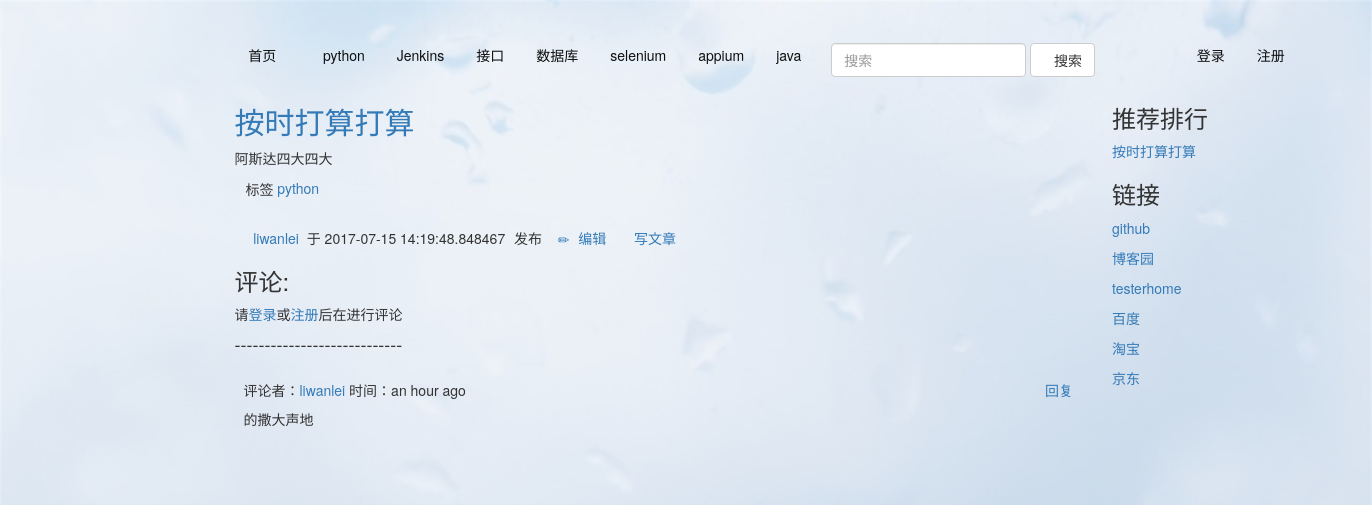
/post/1, run on the app's committed database.
### app/models.py (models this page shows, shortened)
class Classifa(db.Model):
    __tablename__='fenlei'
    id=db.Column(db.Integer(),primary_key=True)
    name=db.Column(db.String(64))

class Post(db.Model):
    __tablename__='posts'
    id=db.Column(db.Integer(),primary_key=True,autoincrement=True)
    title=db.Column(db.String(255),unique=False)
    text=db.Column(db.Text())
    publish_date=db.Column(db.DateTime(),default=datetime.datetime.now())
    user_id=db.Column(db.Integer(),db.ForeignKey('users.id'))
    is_recomment=db.Column(db.Boolean(),default=False)
    comments = db.relationship(
        'Comment',
        backref='posts',
        lazy='dynamic')
    tag = db.relationship(
        'Tag',
        secondary=posts_tags,
        backref=db.backref('posts', lazy='dynamic')
    )
    classname=db.relationship('Classifa',
    	secondary=post_class,
    	backref=db.backref('posts'))

class Tag(db.Model):
    __tablename__ = 'tags'
    id = db.Column(db.Integer(), primary_key=True)
    name=db.Column(db.String(255))
    def __repr__(self):
        return self.name

class User(db.Model):
    __tablename__='users'
    id=db.Column(db.Integer(),primary_key=True,autoincrement=True)
    username=db.Column(db.String(64),unique=True,index=True)
    name=db.Column(db.String(64),default=username,nullable=True)
    password=db.Column(db.String(64),unique=True)
    user_regest_date = db.Column(db.DateTime(), default=datetime.datetime.now())
    user_email=db.Column(db.String(64),nullable=True)
    user_qq=db.Column(db.Integer(),nullable=True,unique=True)
    last_time_login=db.Column(db.DateTime(),default=datetime.datetime.now())
    user_image=db.Column(db.String(252),nullable=True)
    user_token=db.Column(db.String(580),nullable=True)
    posts = db.relationship(
        'Post',
        backref='users',
        lazy='dynamic')
    followed = db.relationship('User',
                               secondary=followers,
                               primaryjoin=(followers.c.follower_id == id),
                               secondaryjoin=(followers.c.followed_id == id),
                               backref=db.backref('followers', lazy='dynamic'),
                               lazy='dynamic')
    comment = db.relationship(
        'Comment',
        backref='users',
        lazy='dynamic')
    def __repr__(self):
        return  self.username

class Comment(db.Model):
    __tablename__='comments'
    id = db.Column(db.Integer(), primary_key=True)
    text = db.Column(db.Text())
    date = db.Column(db.DateTime(),default=datetime.datetime.now())
    post_id =db.Column(db.Integer(), db.ForeignKey('posts.id'))
    user_id=db.Column(db.Integer(),db.ForeignKey('users.id'))
    pid=db.Column(db.Integer(),db.ForeignKey('comments.id'))
    pid_username=db.Column(db.String(),nullable=True)

class Link(db.Model):
    __tablename__='links'
    id = db.Column(db.Integer(), primary_key=True)
    name = db.Column(db.String(255))
    url = db.Column(db.String(255))

### app/views.py (the view, shortened to what this page needs)
@app.route('/post/<string:post_id>',methods=['GET','POST'])
def post(post_id):
  fenleis=db.session.query(Classifa).all()
  post=Post.query.filter_by(id=post_id).first()
  user=User.query.filter_by(id=Post.user_id).first()
  link,tuijian_post,fenlei=get_tui_link()
  comment=Comment.query.filter_by(post_id=post.id).all()
  form=CommentFrom()
  return render_template('post.html',post=post,user=user,fenleis=fenleis,
    form=form,link=link,comments=reversed(comment),tuijian_post=tuijian_post)

### app/form_app.py
class CommentFrom(Form):
	text=TextAreaField(u'评论',validators=[validators.length(min=1,message=u'请输入评论内容'),validators.DataRequired()],render_kw={'placeholder':u'请输入评论内容'})

### app/views.py (called while the page is built)
def get_tui_link():
  link=db.session.query(Link).all()
  fenlei=db.session.query(Classifa).all()
  tuijian_post=Post.query.filter_by(is_recomment=True).all()
  return link,tuijian_post,fenlei

### app/templates/post.html (shortened to what this page needs)
{%extends 'base.html'%}
 {%block nav%}
 {%for nav in fenleis%}
 <li >
<a href="{{url_for ('fenlei',fenlei_name=nav.name)}}" style="color: #0f0f0f">{{nav.name}}</a>
        </li>
{%endfor%}
{%endblock%}
{% block body%}
<h2><a href=""> {{post.title}}</a></h2>
<p>{{post.text|safe}}</p>
    <span class="glyphicon glyphicon-tag">标签</span> {%for tag in post.tag%}<a href='{{url_for('tag',tag=tag)}}'>{{tag}}</a>
    {%endfor%}&nbsp;
    <p>&nbsp;</p>
<p>
 <span class="glyphicon glyphicon-user"></span>&nbsp;&nbsp;<a href="{{url_for('user',username=user.username)}}">{{user.username}}</a>
<span  style="margin: 0 5px 0 0;">&nbsp;于&nbsp;{{post.publish_date}}&nbsp;</span>发布
&nbsp;&nbsp;
<a href='{{ url_for('edit',post_id=post.id) }}'><span  style="margin: 0 5px 0 0;" class="glyphicon glyphicon-pencil"></span>&nbsp;编辑</a>&nbsp;
<a href='{{url_for('new_post')}}'><span  style="margin: 0 5px 0 0;" class="glyphicon glyphicon-edit"></span>&nbsp;写文章</a>
</p>
<h3>评论:</h3>
  {% if session.username %}
  <form method="POST" action="{{ url_for('post', post_id=post.id)
    }}">
    {{ form.hidden_tag() }}
    <p>  作者:
      <a href="{{ url_for('center_person') }}">{{ session.username }}</a>
    </p>
    <p class="form-group">
      {{ form.text.label }}
      {% if form.text.errors %}
        {% for e in form.text.errors %}
          <p class="help-block">{{ e }}</p>
        {% endfor %}
      {% endif %}
      {{ form.text(class_='tex' ,id='newName')|safe }}
    </p>
    <input class="btn btn-primary" type="submit" value="评论" >
    {% with messages = get_flashed_messages() %}
  {% if messages %}
    <p class=flashes style="color:#F00">
    {% for message in messages %}
      <p style="color:#F00">{{ message }}</p>
    {% endfor %}
    </p>
  {% endif %}
{% endwith %}
  </form>
  {% else %}
   请<a href="{{ url_for('login') }}">登录</a>或<a href="{{url_for('reg')}}">注册</a>后在进行评论
  {% endif %}
      <h4>----------------------------</h4>
      {% for comment in comments %}
      {%if comment.pid%}
   <div style="padding: 9px;word-wrap : break-word ;">
  <h5><a href="{{url_for('user',username=comment.users)}}">{{comment.users}}</a>
  回复<a href="{{url_for('user',username=comment.pid_username)}}">{{comment.pid_username}}</a>  时间：{{ comment.date }}
  <a style="float:right" onclick="document.getElementById('{{comment.id}}').removeAttribute('class','hide')">回复</a></h5>
          <p style="line-height: 1.5;margin-left: 1em;color: #666;">{{ comment.text |safe }}</p>&nbsp;&nbsp;&nbsp;&nbsp;&nbsp;&nbsp;
          <form role="form" method="POST" class='hide' id='{{comment.id}}' action="{{ url_for('re_comment',post_id=post.id,comment_id=comment.id,user_id=comment.users.username)}}">
            <div class="form-group">
              <textarea class="form-control" rows="3" name='beijing'></textarea>
              <p></p>
              <input class="btn btn-primary" type="submit" value="回复">
            </div>
          </form>
          </div>
          <p></p>
        {%else %}
        <div style="padding: 9px;word-wrap : break-word ;">
  <h5>评论者：<a href="{{url_for('user',username=comment.users)}}">{{comment.users}}</a>  时间：{{ moment(comment.date).fromNow(refresh=True) }}
  <a style="float:right" onclick="document.getElementById('{{comment.id}}').removeAttribute('class','hide')">回复</a></h5>
          <p style="line-height: 1.5;margin-left: 1em;color: #666;">{{ comment.text |safe }}</p>&nbsp;&nbsp;&nbsp;&nbsp;&nbsp;&nbsp;
          </div>
          {%endif%}
      {% endfor %}
{%endblock%}
{% block tuijian %}
    {%for tui in tuijian_post%}
    <p><a href='{{url_for('post',post_id=tui.id)}}'>{{tui.title}}</a></P>
    {%endfor%}
        {% endblock %}
{%block link%}
{%for link1 in link%}
<p><a href='{{link1.url}}'>{{link1.name}}</a></P>
{%endfor%}
{% endblock %}

### data on the page
Classifa: name "python"
Classifa: name "Jenkins"
Classifa: name "接口"
Classifa: name "数据库"
Classifa: name "selenium"
Classifa: name "appium"
Classifa: name "java"
Post: title "按时打算打算", text "阿斯达四大四大", publish_date "2017-07-15 14:19:48.848467"
Tag: name "python"
User: username "liwanlei"
Comment: users "liwanlei", date "an hour ago", text "的撒大声地"
Link: name "github"
Link: name "博客园"
Link: name "testerhome"
Link: name "百度"
Link: name "淘宝"
Link: name "京东"
